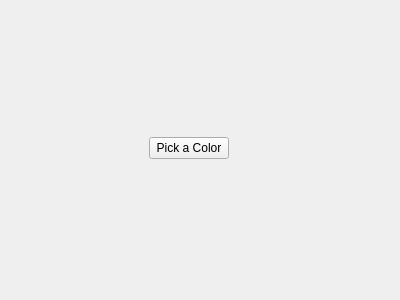
<?xml version="1.0" encoding="UTF-8"?>
<ui version="4.0">
 <class>ColorDialog</class>
 <widget class="QWidget" name="ColorDialog">
  <property name="geometry">
   <rect>
    <x>0</x>
    <y>0</y>
    <width>400</width>
    <height>300</height>
   </rect>
  </property>
  <property name="windowTitle">
   <string>Form</string>
  </property>
  <widget class="QWidget" name="layoutWidget">
   <property name="geometry">
    <rect>
     <x>70</x>
     <y>20</y>
     <width>237</width>
     <height>256</height>
    </rect>
   </property>
   <layout class="QGridLayout" name="gridLayout_2">
    <item row="0" column="0">
     <layout class="QHBoxLayout" name="horizontalLayout">
      <item>
       <layout class="QGridLayout" name="gridLayout"/>
      </item>
     </layout>
    </item>
    <item row="1" column="0">
     <spacer name="verticalSpacer_3">
      <property name="orientation">
       <enum>Qt::Vertical</enum>
      </property>
      <property name="sizeHint" stdset="0">
       <size>
        <width>20</width>
        <height>40</height>
       </size>
      </property>
     </spacer>
    </item>
    <item row="2" column="0">
     <layout class="QHBoxLayout" name="horizontalLayout_2">
      <item>
       <spacer name="horizontalSpacer_4">
        <property name="orientation">
         <enum>Qt::Horizontal</enum>
        </property>
        <property name="sizeHint" stdset="0">
         <size>
          <width>40</width>
          <height>20</height>
         </size>
        </property>
       </spacer>
      </item>
      <item>
       <widget class="QPushButton" name="m_commitBtn">
        <property name="text">
         <string>Pick a Color</string>
        </property>
       </widget>
      </item>
      <item>
       <spacer name="horizontalSpacer_3">
        <property name="orientation">
         <enum>Qt::Horizontal</enum>
        </property>
        <property name="sizeHint" stdset="0">
         <size>
          <width>40</width>
          <height>20</height>
         </size>
        </property>
       </spacer>
      </item>
     </layout>
    </item>
    <item row="3" column="0">
     <spacer name="verticalSpacer_2">
      <property name="orientation">
       <enum>Qt::Vertical</enum>
      </property>
      <property name="sizeHint" stdset="0">
       <size>
        <width>20</width>
        <height>40</height>
       </size>
      </property>
     </spacer>
    </item>
   </layout>
  </widget>
 </widget>
 <resources/>
 <connections/>
</ui>
